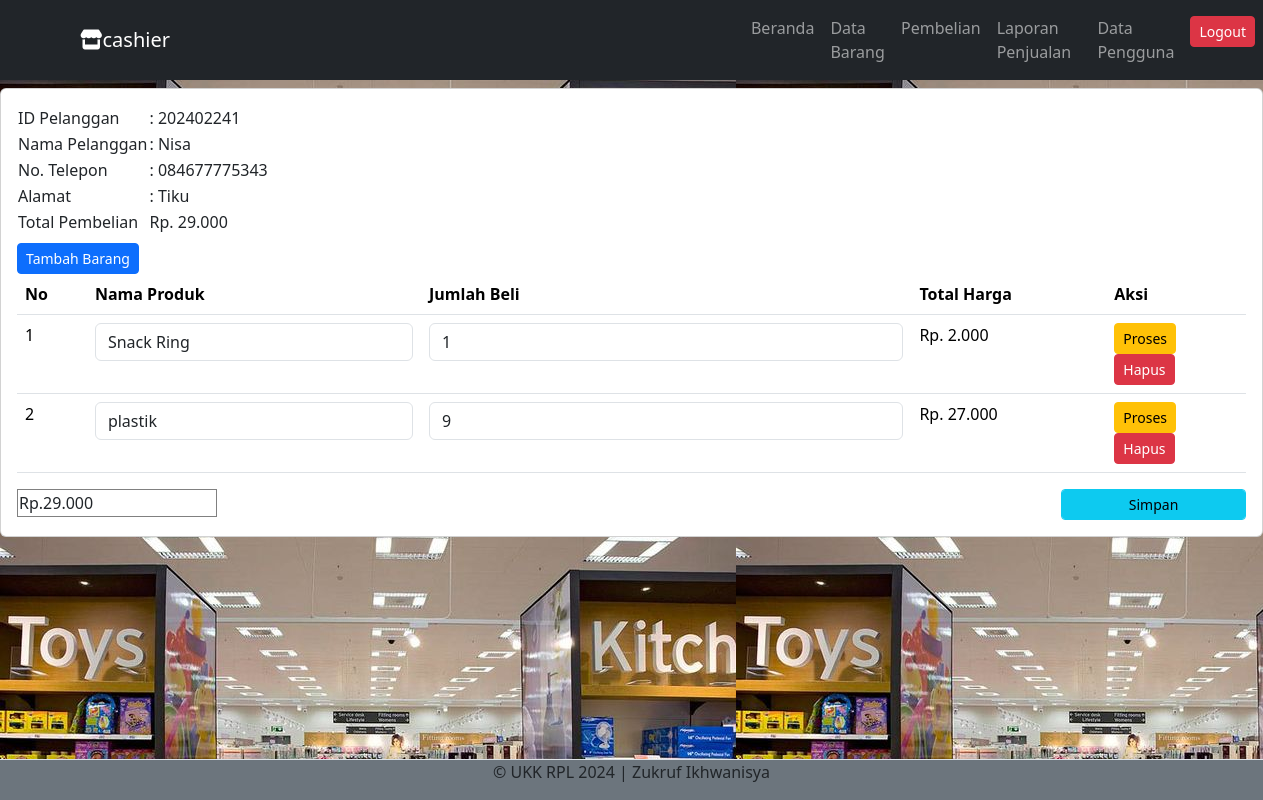
The app's page /administrator/detail_pembelian.php?PelangganID=202402241 (signed in) with its own data.
### tables this page shows
CREATE TABLE `penjualan` (
  `PenjualanID` int(11) NOT NULL,
  `TanggalPenjualan` date NOT NULL,
  `TotalHarga` decimal(10,2) NOT NULL,
  `PelangganID` int(11) NOT NULL
);

CREATE TABLE `pelanggan` (
  `PelangganID` int(11) NOT NULL,
  `NamaPelanggan` varchar(255) NOT NULL,
  `Alamat` text NOT NULL,
  `NomorTelepon` varchar(15) NOT NULL
);

CREATE TABLE `detailpenjualan` (
  `DetailID` int(11) NOT NULL,
  `PenjualanID` int(11) NOT NULL,
  `ProdukID` int(11) NOT NULL,
  `JumlahProduk` int(11) NOT NULL,
  `Subtotal` decimal(10,2) NOT NULL
);

CREATE TABLE `produk` (
  `ProdukID` int(11) NOT NULL,
  `NamaProduk` varchar(255) NOT NULL,
  `Harga` decimal(10,2) NOT NULL,
  `Stok` int(11) NOT NULL
);

### administrator/detail_pembelian.php (the view, shortened to what this page needs)
<?php
include "header.php";
include "navbar.php";
?>
<div class="card mt-2">
	<div class="card-body">
		<?php
		include '../koneksi.php';
		$PelangganID = $_GET['PelangganID'];
		$data = mysqli_query($koneksi,"SELECT * FROM pelanggan INNER JOIN penjualan ON pelanggan.PelangganID=penjualan.PelangganID");
		while($d = mysqli_fetch_array($data)){
			?>
			<?php if ($d['PelangganID'] == $PelangganID) { ?>
				<table>
					<tr>
						<td>ID Pelanggan</td>
						<td>: <?php echo $d['PelangganID']; ?></td>
					</tr>
					<tr>
						<td>Nama Pelanggan</td>
						<td>: <?php echo $d['NamaPelanggan']; ?></td>
					</tr>
					<tr>
						<td>No. Telepon</td>
						<td>: <?php echo $d['NomorTelepon']; ?></td>
					</tr>
					<tr>
						<td>Alamat</td>
						<td>: <?php echo $d['Alamat']; ?></td>
					</tr>
					<tr>
						<td>Total Pembelian</td>
						<td><?php echo "Rp. " . number_format($d['TotalHarga'], 0, ',', '.'); ?></td>
					</tr>
				</table>
				<form method="post" action="tambah_detail_penjualan.php">
					<button type="submit" class="btn btn-primary btn-sm mt-2">
						Tambah Barang
					</button>
				</form>
				<table class="table">
					<thead>
						<tr>
							<th>No</th>
							<th>Nama Produk</th>
							<th>Jumlah Beli</th>
							<th>Total Harga</th>
							<th>Aksi</th>
						</tr>
					</thead>
					<tbody>
						<?php
						include '../koneksi.php';
						$nos = 1;
						$detailpenjualan = mysqli_query($koneksi,"SELECT * FROM detailpenjualan");
						while($d_detailpenjualan = mysqli_fetch_array($detailpenjualan)){
							?>
							<?php
							if ($d_detailpenjualan['PenjualanID'] == $d['PenjualanID']) { ?>
								<tr>
									<td><?php echo $nos++; ?></td>
									<td>
										<form action="simpan_barang_beli.php" method="post">
											<div class="form-group">
												<select name="ProdukID" class="form-control" onchange="this.form.submit()">
													<?php
													include '../koneksi.php';
													$produk = mysqli_query($koneksi,"SELECT * FROM produk");
													while($d_produk = mysqli_fetch_array($produk)){
														?>
														<option value="<?php echo $d_produk['ProdukID']; ?>" <?php if ($d_produk['ProdukID']==$d_detailpenjualan['ProdukID']) { echo "selected"; } ?>><?php echo $d_produk['NamaProduk']; ?></option>
													<?php } ?>
												</select>
											</div>
										</form>
									</td>
									<td>
										<form method="post" action="hitung_subtotal.php">
											<div class="form-group">
												<input type="number" name="JumlahProduk" value="<?php echo $d_detailpenjualan['JumlahProduk']; ?>" class="form-control">
											</div>
										</td>
										<td><?php echo 'Rp. ' . number_format($d_detailpenjualan['Subtotal'],  0, ',', '.' )?></td>
										<td>
											<div class="my2" >
											<button type="submit" class="btn btn-warning btn-sm">Proses</button>
											</div>
										<form method="post" action="hapus_detail_pembelian.php">
											<button type="submit" class="btn btn-danger btn-sm">Hapus</button>
										</form>
									</td>
								</tr>
							<?php } else {
								?>
								<?php
							}
						}
						?>
					</tbody>
				</table>
				<form method="post" action="simpan_total_harga.php">
					<?php
					include '../koneksi.php';
					$detailpenjualan = mysqli_query($koneksi, "SELECT SUM(Subtotal) AS TotalHarga FROM detailpenjualan WHERE 	PenjualanID='$d[PenjualanID]'");
					$row = mysqli_fetch_assoc($detailpenjualan);
					$sum = $row['TotalHarga'];
					?>
					<div class="row">
						<div class="col-sm-10">
							<div class="form-group">
							<table border="1px solid" style="width:200px;">
										<td> Rp.<?php echo number_format($row['TotalHarga'], 0, ',', '.'); ?> <input type="text" style="border:none ;  bacgkround-color:white; color:white;" name="TotalHarga" value="<?php echo $sum ?>" hidden></td>
									</table>
							</div>
						</div>
						<div class="col-sm-2">
							<div class="form-group">
								<button class="btn btn-info btn-sm form-control" type="submit">Simpan</button>
							</div>
						</div>
					</div>
				</form>
			<?php } else { ?>
				<?php
			}
		}
		?>
	</div>
</div>
<?php
include "footer.php";
?>

### administrator/css.css (style rules this page uses)
body { background-image:url("bc1.jpg"); }

### records on screen
penjualan: PelangganID "202402241", PelangganID.NamaPelanggan "Nisa", PelangganID.NomorTelepon "084677775343", PelangganID.Alamat "Tiku", TotalHarga "29.000"
detailpenjualan: ProdukID "Snack Ring", JumlahProduk "1", Subtotal "2.000"
detailpenjualan: ProdukID "plastik", JumlahProduk "9", Subtotal "27.000"
